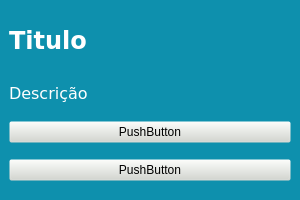
<?xml version="1.0" encoding="UTF-8"?>
<ui version="4.0">
 <class>wdgGrupoCard</class>
 <widget class="QWidget" name="wdgGrupoCard">
  <property name="geometry">
   <rect>
    <x>0</x>
    <y>0</y>
    <width>300</width>
    <height>200</height>
   </rect>
  </property>
  <property name="minimumSize">
   <size>
    <width>200</width>
    <height>200</height>
   </size>
  </property>
  <property name="maximumSize">
   <size>
    <width>300</width>
    <height>200</height>
   </size>
  </property>
  <property name="windowTitle">
   <string>Form</string>
  </property>
  <property name="styleSheet">
   <string notr="true">/*#wdgGrupoCard {
	background-color: qlineargradient(spread:pad, x1:0, y1:1, x2:1, y2:0, stop:0 rgba(105, 33, 140, 60), stop:1 rgba(112, 237, 255, 60));	
}*/</string>
  </property>
  <layout class="QVBoxLayout" name="verticalLayout">
   <property name="spacing">
    <number>0</number>
   </property>
   <property name="leftMargin">
    <number>0</number>
   </property>
   <property name="topMargin">
    <number>0</number>
   </property>
   <property name="rightMargin">
    <number>0</number>
   </property>
   <property name="bottomMargin">
    <number>0</number>
   </property>
   <item>
    <widget class="QFrame" name="frGrupoCard">
     <property name="styleSheet">
      <string notr="true">#frGrupoCard {
	background-color: #0e90ad;
}</string>
     </property>
     <property name="frameShape">
      <enum>QFrame::NoFrame</enum>
     </property>
     <property name="frameShadow">
      <enum>QFrame::Raised</enum>
     </property>
     <layout class="QVBoxLayout" name="verticalLayout_2">
      <property name="spacing">
       <number>10</number>
      </property>
      <item>
       <widget class="QLabel" name="lbTituloCard">
        <property name="minimumSize">
         <size>
          <width>0</width>
          <height>50</height>
         </size>
        </property>
        <property name="maximumSize">
         <size>
          <width>16777215</width>
          <height>50</height>
         </size>
        </property>
        <property name="font">
         <font>
          <family>DejaVu Sans</family>
          <pointsize>18</pointsize>
          <weight>75</weight>
          <bold>true</bold>
         </font>
        </property>
        <property name="styleSheet">
         <string notr="true">#lbTituloCard{
	color: #fff;
	background-color: transparent;
}</string>
        </property>
        <property name="text">
         <string>Titulo</string>
        </property>
       </widget>
      </item>
      <item>
       <widget class="QLabel" name="lbDescricao">
        <property name="minimumSize">
         <size>
          <width>0</width>
          <height>24</height>
         </size>
        </property>
        <property name="maximumSize">
         <size>
          <width>16777215</width>
          <height>24</height>
         </size>
        </property>
        <property name="font">
         <font>
          <family>DejaVu Sans</family>
          <pointsize>12</pointsize>
         </font>
        </property>
        <property name="styleSheet">
         <string notr="true">#lbDescricao{
	color: #fff;
	background-color: transparent;
}</string>
        </property>
        <property name="text">
         <string>Descrição</string>
        </property>
       </widget>
      </item>
      <item>
       <widget class="QPushButton" name="pb1">
        <property name="styleSheet">
         <string notr="true">#pb1{
	background-color: rgba(211, 215, 207, 0);
}</string>
        </property>
        <property name="text">
         <string>PushButton</string>
        </property>
       </widget>
      </item>
      <item>
       <widget class="QPushButton" name="pb2">
        <property name="styleSheet">
         <string notr="true">#pb2{
	background-color: rgba(211, 215, 207, 0);
}</string>
        </property>
        <property name="text">
         <string>PushButton</string>
        </property>
       </widget>
      </item>
     </layout>
    </widget>
   </item>
  </layout>
 </widget>
 <resources/>
 <connections/>
</ui>
